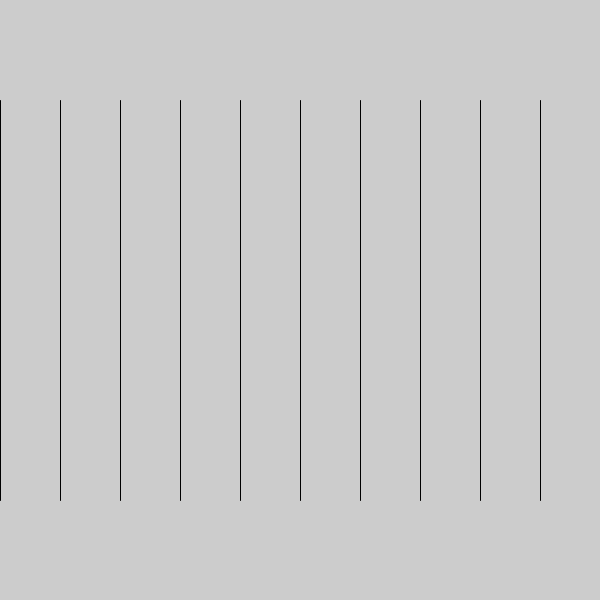
Frame 1 (no input)
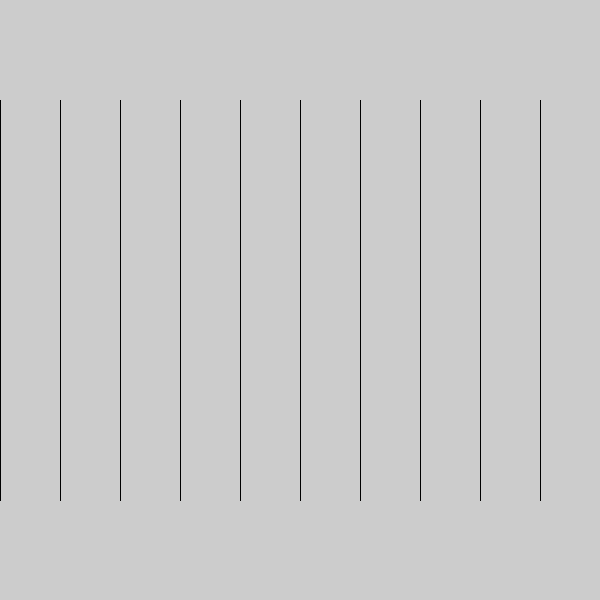
Frame 60 (the mouse pressed at the canvas centre just before this capture)
Frame 120 (the mouse held since frame 60 and released just before this capture): identical to frame 60, image omitted

The Processing sketch that drew these frames (run headless with seeded random() and noise(); from frame 60 on, the mouse is pressed at the canvas centre):

// Processing sketch: processing_15212
// ── processing_15212.pde

void setup() 
{
  size(600, 600);

  
}

void draw()
{ 
  //for loop - 5 iterations
  for(int i = 0; i<10; i++){
    
    line(i*(width/10),100, i*(width/10),500);

  }
 
}
